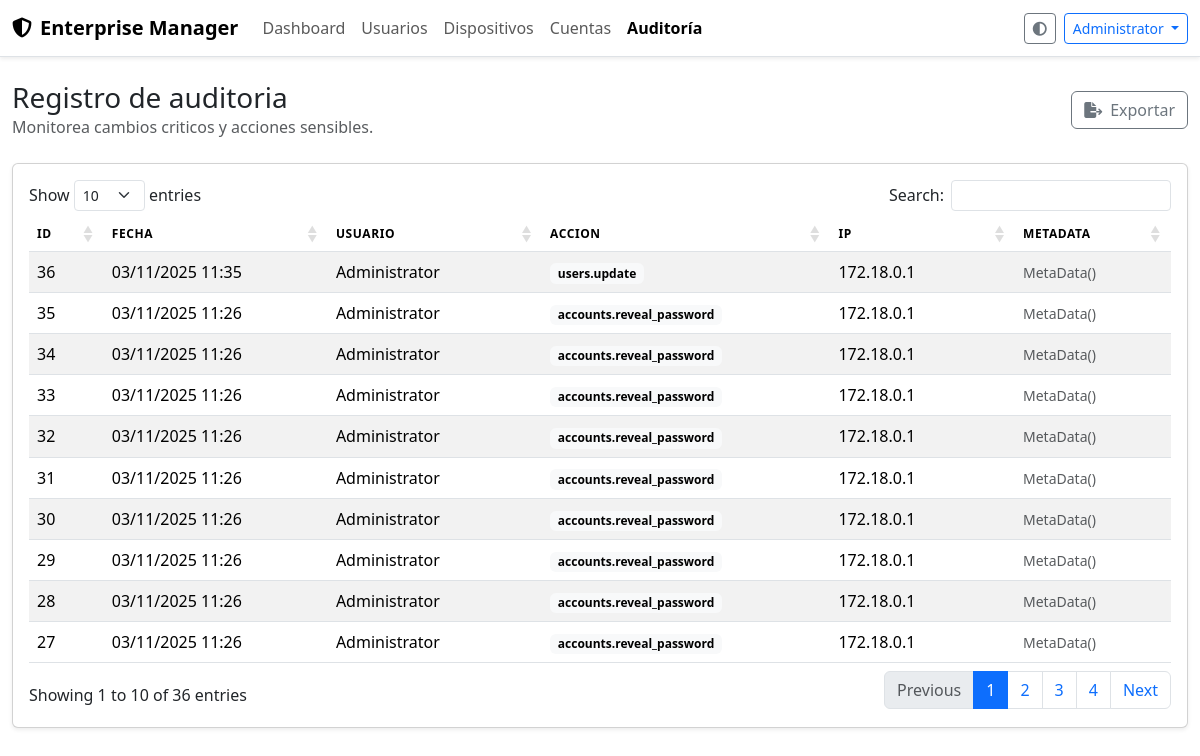
Screenshot of /logs (signed in) with the database file from the repository.
### models.py (models this page shows, shortened)
class TimestampMixin:
    created_at = db.Column(db.DateTime, default=dt.datetime.utcnow, nullable=False)
    updated_at = db.Column(
        db.DateTime,
        default=dt.datetime.utcnow,
        onupdate=dt.datetime.utcnow,
        nullable=False,
    )

class User(UserMixin, TimestampMixin, db.Model):
    __tablename__ = "users"
    id = db.Column(db.Integer, primary_key=True)
    name = db.Column(db.String(120), nullable=False)
    position = db.Column(db.String(120))
    email = db.Column(db.String(255), unique=True, nullable=False, index=True)
    phone = db.Column(db.String(50))
    country = db.Column(db.String(120))
    location = db.Column(db.String(120))
    active = db.Column(db.Boolean, default=True, nullable=False)
    notes = db.Column(db.Text)
    password_hash = db.Column(db.LargeBinary(128), nullable=False)
    role = db.Column(db.String(50), default="viewer", nullable=False)
    totp_secret = db.Column(db.String(32), nullable=True)
    last_login_at = db.Column(db.DateTime)
    devices = db.relationship("Device", back_populates="assigned_user", lazy="dynamic")
    accounts = db.relationship("Account", back_populates="owner", lazy="dynamic")
    logs = db.relationship("Log", back_populates="user", lazy="dynamic")
    @property
    def is_active(self) -> bool:  # type: ignore[override]
        return self.active

class Log(TimestampMixin, db.Model):
    __tablename__ = "logs"
    id = db.Column(db.Integer, primary_key=True)
    user_id = db.Column(db.Integer, db.ForeignKey("users.id"), nullable=True)
    action = db.Column(db.String(255), nullable=False)
    ip_address = db.Column(db.String(64))
    meta_data = db.Column(db.JSON)  # <-- nombre corregido
    occurred_at = db.Column(db.DateTime, default=dt.datetime.utcnow, nullable=False)
    user = db.relationship("User", back_populates="logs")

### app.py (the view)
    @bp.route("/logs")
    @login_required
    def view_logs():
        if current_user.role != "admin":
            abort(403)
        logs = Log.query.order_by(Log.occurred_at.desc()).limit(200).all()
        return render_template("logs.html", logs=logs)

### app.py (called while the page is built)
def _register_template_utils(app: Flask) -> None:
    @app.context_processor
    def inject_globals():
        return {
            "now": datetime.utcnow,
        }
    def format_datetime(value: datetime | None) -> str:
        if not value:
            return ""
        return value.strftime("%d/%m/%Y %H:%M")
    app.jinja_env.filters["datetime"] = format_datetime

### models.py (called while the page is built)
@login_manager.user_loader
def load_user(user_id: str) -> Optional[User]:
    if not user_id:
        return None
    return User.query.get(int(user_id))

### templates/logs.html (shortened to what this page needs)
{% extends "base.html" %}
{% block content %}
<div class="d-flex justify-content-between align-items-center mb-4">
  <div>
    <h1 class="h3 mb-0">Registro de auditoria</h1>
    <p class="text-muted mb-0">Monitorea cambios criticos y acciones sensibles.</p>
  </div>
  <a href="{{ url_for('export_route', table='logs', fmt='csv') }}" class="btn btn-outline-secondary">
    <i class="fa-solid fa-file-export me-2"></i>Exportar
  </a>
</div>
<div class="card shadow-sm">
  <div class="card-body">
    <div class="table-responsive">
      <table class="table table-striped align-middle" id="logsTable">
        <thead>
          <tr>
            <th>ID</th>
            <th>Fecha</th>
            <th>Usuario</th>
            <th>Accion</th>
            <th>IP</th>
            <th>Metadata</th>
          </tr>
        </thead>
        <tbody>
          {% for log in logs %}
          <tr>
            <td>{{ log.id }}</td>
            <td>{{ log.occurred_at|datetime }}</td>
            <td>{{ log.user.name if log.user else 'Sistema' }}</td>
            <td><span class="badge text-bg-light">{{ log.action }}</span></td>
            <td>{{ log.ip_address or 'N/D' }}</td>
            <td><small class="text-muted">{{ log.metadata or '-' }}</small></td>
          </tr>
          {% endfor %}
        </tbody>
      </table>
    </div>
  </div>
</div>
{% endblock %}

### templates/base.html (shortened to what this page needs)
<!doctype html>
<html lang="es" data-bs-theme="light">
  <head>
    <link rel="stylesheet" href="https://cdn.jsdelivr.net/npm/bootstrap@5.3.3/dist/css/bootstrap.min.css">
    <link rel="stylesheet" href="https://cdn.datatables.net/1.13.8/css/dataTables.bootstrap5.min.css">
    <link rel="stylesheet" href="https://cdn.jsdelivr.net/npm/@fortawesome/fontawesome-free@6.5.2/css/all.min.css">
    <link rel="stylesheet" href="{{ url_for('static', filename='css/styles.css') }}">
  </head>
  <body>
    {% if current_user.is_authenticated %}
    <nav class="navbar navbar-expand-lg border-bottom shadow-sm">
      <div class="container-fluid">
        <a class="navbar-brand fw-semibold" href="{{ url_for('main.dashboard') }}">
          <i class="fa-solid fa-shield-halved me-2"></i>Enterprise Manager
        </a>
        <div class="collapse navbar-collapse" id="navbarNav">
          <ul class="navbar-nav me-auto mb-2 mb-lg-0">
            <li class="nav-item">
              <a class="nav-link {% if request.endpoint == 'main.dashboard' %}active{% endif %}"
                 href="{{ url_for('main.dashboard') }}">
                Dashboard
              </a>
            </li>
            <li class="nav-item">
              <a class="nav-link {% if 'users.' in request.endpoint|default('') %}active{% endif %}"
                 href="{{ url_for('users.list_users') }}">
                Usuarios
              </a>
            </li>
            <li class="nav-item">
              <a class="nav-link {% if 'devices.' in request.endpoint|default('') %}active{% endif %}"
                 href="{{ url_for('devices.list_devices') }}">
                Dispositivos
              </a>
            </li>
            <li class="nav-item">
              <a class="nav-link {% if 'accounts.' in request.endpoint|default('') %}active{% endif %}"
                 href="{{ url_for('accounts.list_accounts') }}">
                Cuentas
              </a>
            </li>
            {% if current_user.role == 'admin' %}
            <li class="nav-item">
              <a class="nav-link {% if request.endpoint == 'main.view_logs' %}active{% endif %}"
                 href="{{ url_for('main.view_logs') }}">
                Auditoría
              </a>
            </li>
            {% endif %}
          </ul>
          <div class="d-flex align-items-center gap-2">
            <button class="btn btn-sm btn-outline-secondary" id="themeToggle" type="button">
              <i class="fa-solid fa-circle-half-stroke"></i>
            </button>
            <div class="dropdown">
              <button class="btn btn-sm btn-outline-primary dropdown-toggle" type="button" data-bs-toggle="dropdown" aria-expanded="false">
                {{ current_user.name }}
              </button>
            </div>
          </div>
        </div>
      </div>
    </nav>
    {% endif %}
    <main class="container-fluid py-4">
      {% block content %}{% endblock %}
    </main>
    <div class="toast-container position-fixed top-0 end-0 p-3">
    </div>
  </body>
</html>

### static/css/styles.css (style rules this page uses)
body { transition: background-color 0.2s ease; }
.table thead th { text-transform: uppercase; font-size: 0.75rem; letter-spacing: 0.05em; }
.nav-link.active { font-weight: 600; }

### rows the page displays
User: name "Administrator"
Log: id "36", occurred_at "03/11/2025 11:35", user "Administrator", action "users.update", ip_address "172.18.0.1", metadata "MetaData()"
Log: id "35", occurred_at "03/11/2025 11:26", user "Administrator", action "accounts.reveal_password", ip_address "172.18.0.1", metadata "MetaData()"
Log: id "34", occurred_at "03/11/2025 11:26", user "Administrator", action "accounts.reveal_password", ip_address "172.18.0.1", metadata "MetaData()"
Log: id "33", occurred_at "03/11/2025 11:26", user "Administrator", action "accounts.reveal_password", ip_address "172.18.0.1", metadata "MetaData()"
Log: id "32", occurred_at "03/11/2025 11:26", user "Administrator", action "accounts.reveal_password", ip_address "172.18.0.1", metadata "MetaData()"
Log: id "31", occurred_at "03/11/2025 11:26", user "Administrator", action "accounts.reveal_password", ip_address "172.18.0.1", metadata "MetaData()"
Log: id "30", occurred_at "03/11/2025 11:26", user "Administrator", action "accounts.reveal_password", ip_address "172.18.0.1", metadata "MetaData()"
Log: id "29", occurred_at "03/11/2025 11:26", user "Administrator", action "accounts.reveal_password", ip_address "172.18.0.1", metadata "MetaData()"
Log: id "28", occurred_at "03/11/2025 11:26", user "Administrator", action "accounts.reveal_password", ip_address "172.18.0.1", metadata "MetaData()"
Log: id "27", occurred_at "03/11/2025 11:26", user "Administrator", action "accounts.reveal_password", ip_address "172.18.0.1", metadata "MetaData()"
